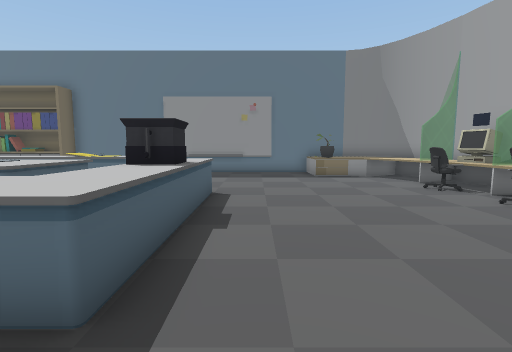
[1] (above)

16 first-person views from a walk through a 3-D level made in the Unity game engine. The camera is 1.3 m above the floor, tilts 6° down and sees 85° across. The floor is counted in squares, 1 m on a side. Each view is taken from the middle of a square. On the plan, view 1 faces up. The plan holds only what a view shows up to about 13 squares ahead; the rest is blank. Some animated figures are not drawn.

[2]
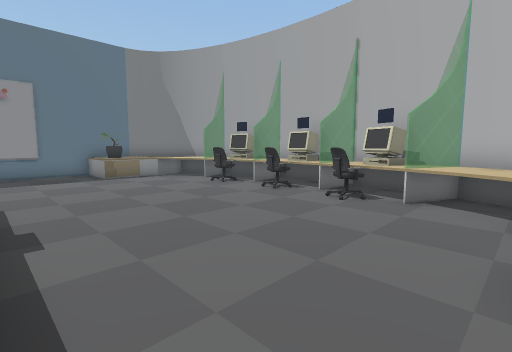

[3]
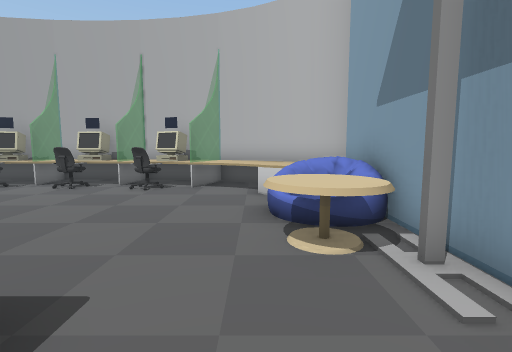

[4]
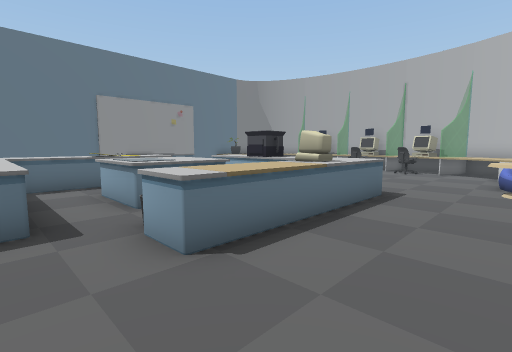

[5]
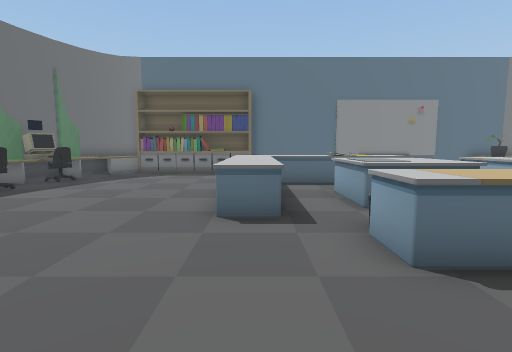

[6]
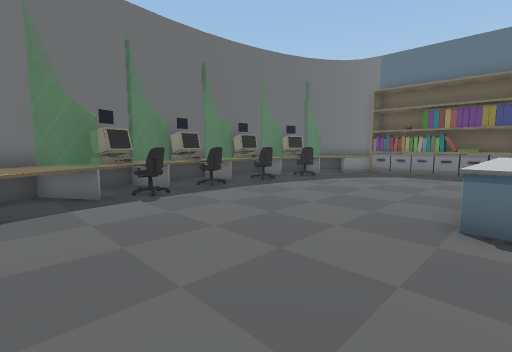

[7]
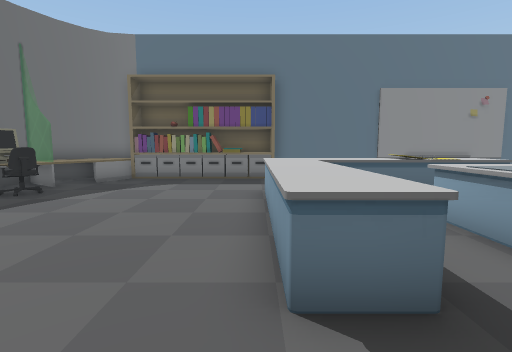

[8]
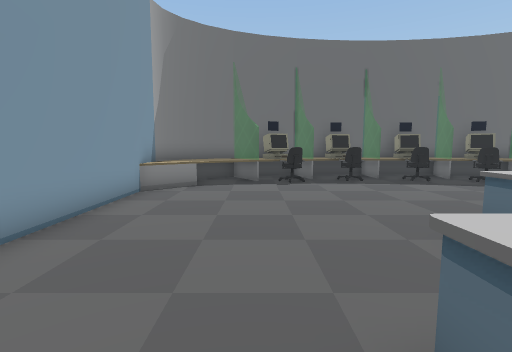

[9]
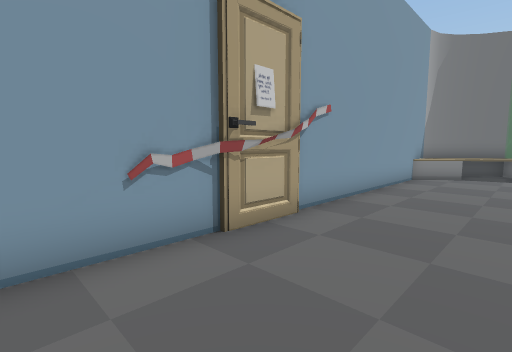

[10]
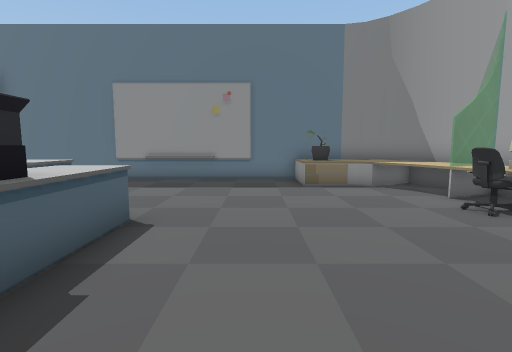

[11]
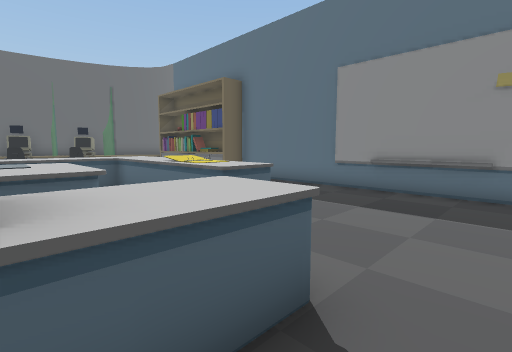

[12]
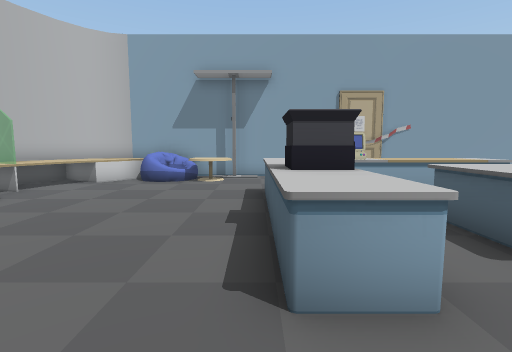

[13]
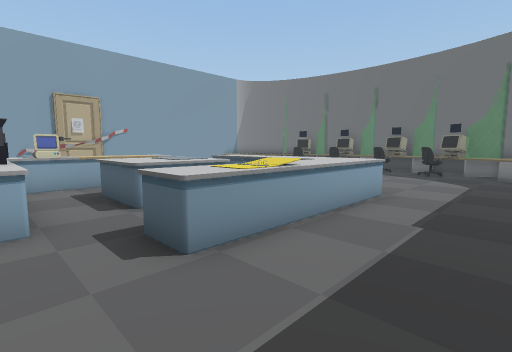

[14]
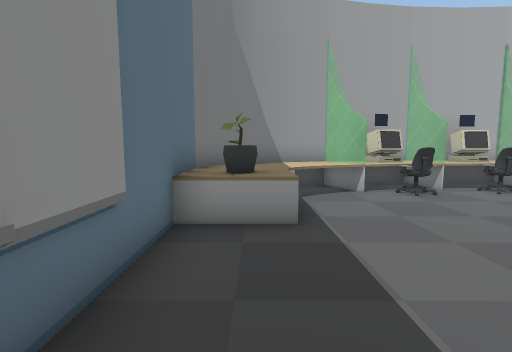

[15]
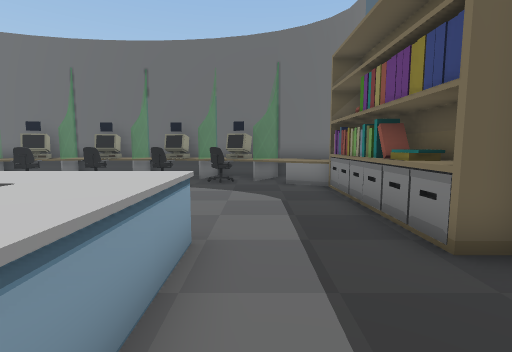

[16]
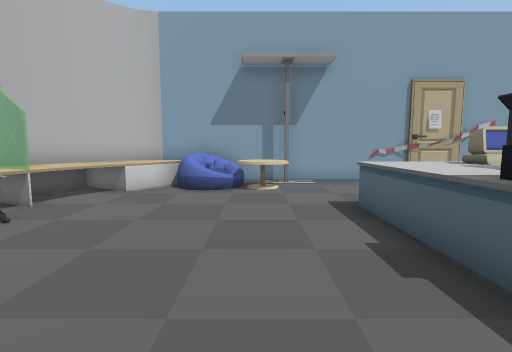

### Floor plan
Key: @ floor where view 1 was taken; # wall or solid block; . main floor; : floor 0.25 m higher than the main floor; = window, fence, low wall or low ledge; ^ raised ledge; O other object.
Columns run from 19 left of view 1 to 8 right of it. Each row starts with its distance up from view 1.
 15           ####### #######
 14   #^#####OO....#####..O^^#
 13  #^^O.................OO^^#
 12  ^^^..................^^^^^
 11 ##=......................^^#
 10 #OOO.....^^^^#O^.........=^#
  9 ^^^......^^^^##^.........OO#
  8 #OO......^^......^......OOO^
  7 ^OO......^^.OOOO.^^.......^^
  6 ^^=......^^.OOOO.O#......OO#
  5 #OO......^^.OOOO.#^.......^^
  4 #OO.......^......^^......O^^
  3 ^^^.........^^^OO^^.....OOO#
  2 #OOO........^^^^^^^......=^#
  1 #^=......................^^#
  0  ^^^...............@O.O.^^^
 -1  #^^^..............OO:OO^^#
 -2   #^^#.......###...OOOO^^#
 -3      ######### #########

Positions as (right, up) in squares from view 1, and headings:
1: (0, 0), facing up
2: (-1, 0), facing up-right
3: (-3, 0), facing right
4: (-9, -1), facing up-right
5: (-9, -1), facing up
6: (-9, -1), facing up-left
7: (-10, 2), facing up
8: (-6, 1), facing left
9: (-2, 1), facing down-left
10: (1, 3), facing up
11: (0, 6), facing up-left
12: (-1, 10), facing down
13: (-2, 13), facing down-left
14: (-2, 13), facing right
15: (-6, 11), facing left
16: (1, 8), facing down
